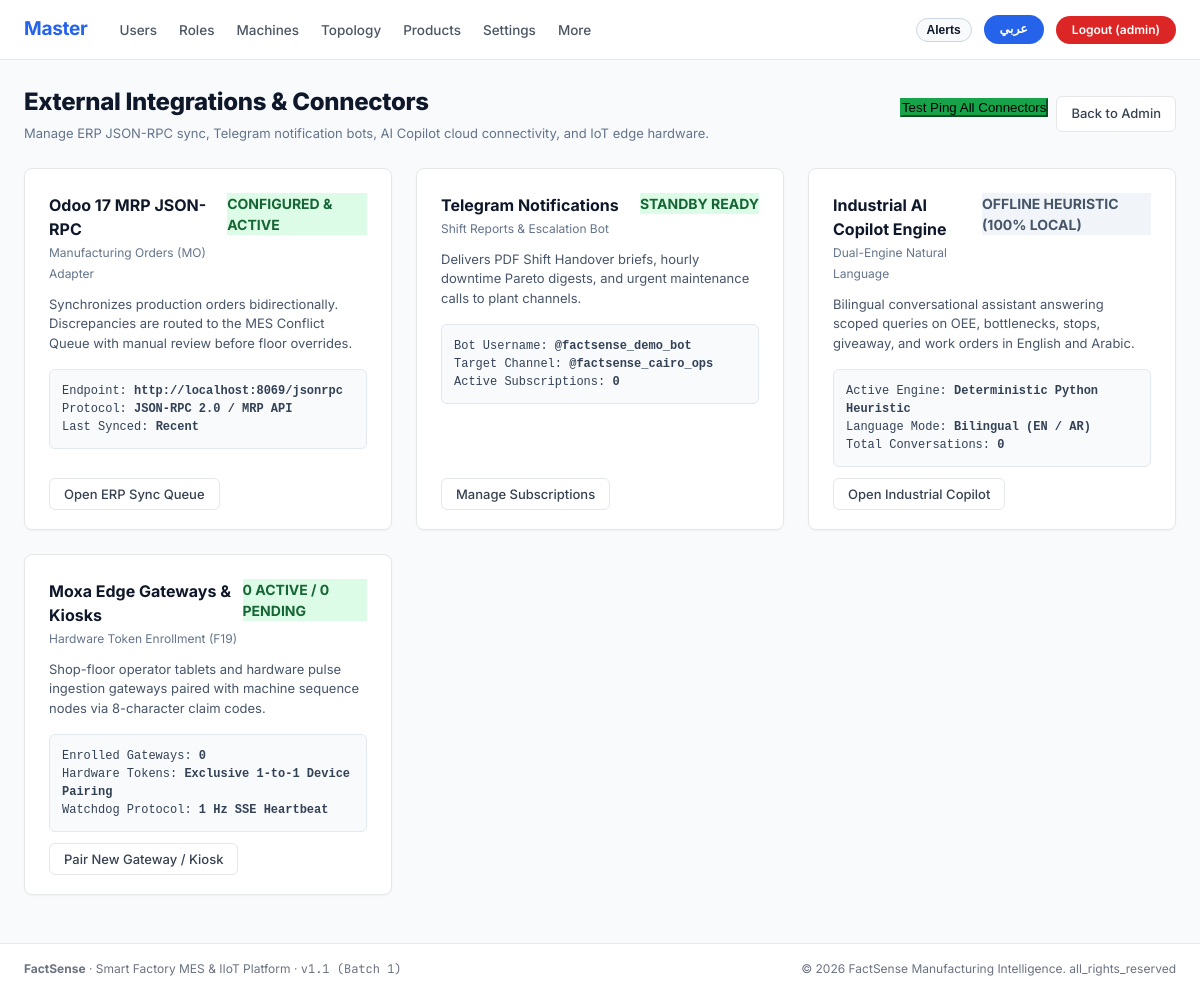
Before: /administration/integrations/ (signed in) with the older database file.
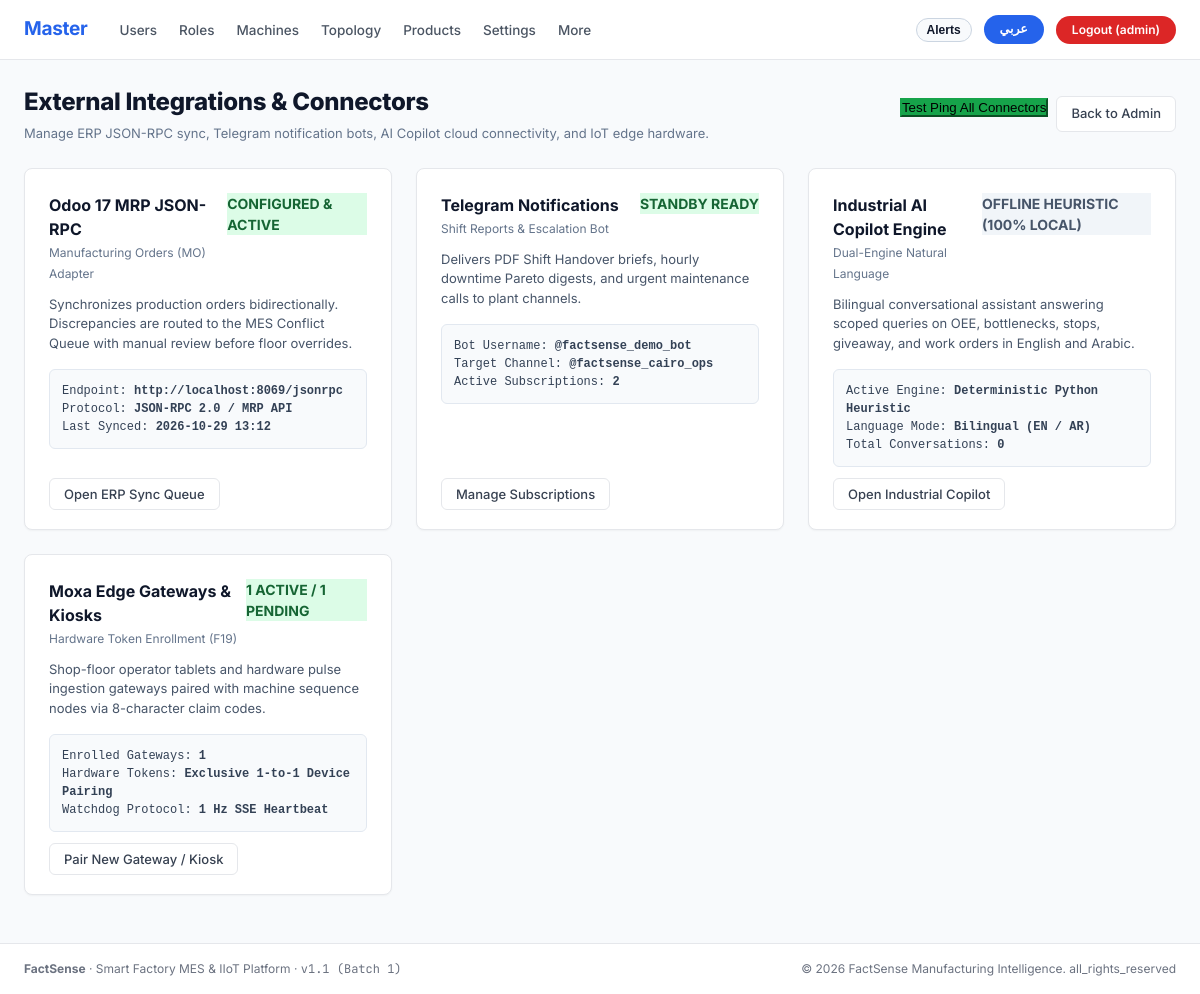
After: the same page with the newer database file.
### apps/planning/models.py (models this page shows, shortened)
class ERPSyncRun(models.Model):
    DIRECTION_CHOICES = [
        ('INBOUND_IMPORT', 'Inbound Import (ERP -> MES)'),
        ('OUTBOUND_EXPORT', 'Outbound Feedback (MES -> ERP)'),
    ]
    STATUS_CHOICES = [
        ('SUCCESS', 'Success'),
        ('PENDING', 'Pending'),
        ('PARTIAL', 'Partial with Conflicts'),
        ('FAILED', 'Failed'),
    ]
    id = models.UUIDField(primary_key=True, default=uuid.uuid4, editable=False)
    run_id = models.CharField(max_length=64, unique=True, db_index=True)
    direction = models.CharField(max_length=20, default='INBOUND_IMPORT', choices=DIRECTION_CHOICES)
    system_source = models.CharField(max_length=50, default='Odoo 17 ERP (MRP)')
    status = models.CharField(max_length=20, default='SUCCESS', choices=STATUS_CHOICES)
    records_total = models.PositiveIntegerField(default=0)
    records_created = models.PositiveIntegerField(default=0)
    records_updated = models.PositiveIntegerField(default=0)
    records_conflicted = models.PositiveIntegerField(default=0)
    retry_count = models.PositiveIntegerField(default=0)
    started_at = models.DateTimeField(auto_now_add=True)
    completed_at = models.DateTimeField(null=True, blank=True)
    triggered_by = models.ForeignKey(
        settings.AUTH_USER_MODEL,
        on_delete=models.SET_NULL,
        null=True,
        blank=True
    )
    log_summary = models.TextField(blank=True)
    class Meta:
        ordering = ['-started_at']

### apps/portal/views.py (the view)
# urls.py: path('administration/integrations/', views.admin_integrations, name='admin_integrations'),
@role_required('admin')
def admin_integrations(request):
    import os
    from apps.masterdata.models import KioskDevice
    from apps.planning.models import ERPSyncRun
    from apps.reports.models import ReportSubscription
    from apps.copilot.models import CopilotChatSession
    last_sync = ERPSyncRun.objects.order_by('-started_at').first()
    subscriptions_count = ReportSubscription.objects.filter(is_active=True).count()
    has_gemini_key = bool(os.environ.get('GEMINI_API_KEY'))
    chat_sessions_count = CopilotChatSession.objects.count()
    active_kiosks = KioskDevice.objects.filter(status='ACTIVE').count()
    pending_kiosks = KioskDevice.objects.filter(status='PENDING').count()
    context = {
        'page_title': 'External Integrations & Connectors',
        'page_title_ar': 'التكامل الخارجي والقنوات البرمجية',
        'last_sync': last_sync,
        'subscriptions_count': subscriptions_count,
        'has_gemini_key': has_gemini_key,
        'chat_sessions_count': chat_sessions_count,
        'active_kiosks': active_kiosks,
        'pending_kiosks': pending_kiosks,
    }
    return render(request, 'portal/admin_integrations.html', context)

### apps/accounts/context_processors.py (called while the page is built)
def branding_context(request):
    return {
        'BRAND_NAME': 'FactSense',
        'BRAND_TAGLINE': 'Smart Factory MES & IIoT Platform',
        'APP_VERSION': 'v1.1 (Batch 1)',
        'CURRENT_YEAR': 2026,
    }

### apps/accounts/navigation.py (called while the page is built)
def get_navigation_for_role(role_code, current_path='', lang='en'):
    items = ROLE_NAV_CONFIG.get(role_code, [])
    primary_links = []
    more_links = []
    for label_key, url_name, is_more in items:
        try:
            url = reverse(url_name)
        except Exception:
            url = f"/{url_name}/"
        label = get_translation(label_key, lang=lang)
        is_active = (current_path == url or (url != '/' and current_path.startswith(url)))
        link_item = {
            'label': label,
            'url_name': url_name,
            'url': url,
            'is_active': is_active,
        }
        if is_more:
            more_links.append(link_item)
        else:
            primary_links.append(link_item)
    return {
        'primary': primary_links,
        'more': more_links,
        'has_more': len(more_links) > 0,
    }

### apps/accounts/translations.py (called while the page is built)
    def __getitem__(self, key):
        return get_translation(key, lang=self.lang)

### templates/portal/admin_integrations.html (shortened to what the changed rows need)
{% extends 'base.html' %}
{% block content %}
<div class="fs-admin-integrations-page" style="max-width: 1200px; margin: 0 auto;">
  <div class="fs-page-header" style="margin-bottom: 24px; display: flex; justify-content: space-between; align-items: center; flex-wrap: wrap; gap: 16px;">
    <div class="fs-page-title-wrap">
      <h1 class="fs-page-title" style="font-size: 24px; font-weight: 800; color: #0F172A; margin: 0;">
        {% if is_rtl %}التكامل الخارجي والقنوات البرمجية (Integrations){% else %}External Integrations &amp; Connectors{% endif %}
      </h1>
    </div>
  </div>
  <div style="display: grid; grid-template-columns: repeat(auto-fit, minmax(350px, 1fr)); gap: 24px; margin-bottom: 24px;">
    <div class="fs-table-card" style="padding: 24px; display: flex; flex-direction: column; justify-content: space-between;">
      <div>
        <div style="background: #F8FAFC; border: 1px solid #E2E8F0; border-radius: 6px; padding: 12px; font-size: 12px; font-family: monospace; color: #334155; margin-bottom: 16px;">
          Endpoint: <strong>http://localhost:8069/jsonrpc</strong><br>
          Protocol: <strong>JSON-RPC 2.0 / MRP API</strong><br>
          Last Synced: <strong>{{ last_sync.started_at|date:"Y-m-d H:i"|default:"Recent" }}</strong>
        </div>
      </div>
    </div>
    <div class="fs-table-card" style="padding: 24px; display: flex; flex-direction: column; justify-content: space-between;">
      <div>
        <div style="background: #F8FAFC; border: 1px solid #E2E8F0; border-radius: 6px; padding: 12px; font-size: 12px; font-family: monospace; color: #334155; margin-bottom: 16px;">
          Bot Username: <strong>@factsense_demo_bot</strong><br>
          Target Channel: <strong>@factsense_cairo_ops</strong><br>
          Active Subscriptions: <strong>{{ subscriptions_count }}</strong>
        </div>
      </div>
    </div>
    <div class="fs-table-card" style="padding: 24px; display: flex; flex-direction: column; justify-content: space-between;">
      <div>
        <div style="display: flex; justify-content: space-between; align-items: flex-start; margin-bottom: 12px;">
          <div>
            <h3 style="font-size: 16px; font-weight: 700; color: #0F172A; margin: 0;">Moxa Edge Gateways &amp; Kiosks</h3>
            <span style="font-size: 12px; color: #64748B;">Hardware Token Enrollment (F19)</span>
          </div>
          <span class="fs-role-tag" style="background: #DCFCE7; color: #166534; font-weight: 700;">
            {{ active_kiosks }} ACTIVE / {{ pending_kiosks }} PENDING
          </span>
        </div>
        <div style="background: #F8FAFC; border: 1px solid #E2E8F0; border-radius: 6px; padding: 12px; font-size: 12px; font-family: monospace; color: #334155; margin-bottom: 16px;">
          Enrolled Gateways: <strong>{{ active_kiosks }}</strong><br>
          Hardware Tokens: <strong>Exclusive 1-to-1 Device Pairing</strong><br>
          Watchdog Protocol: <strong>1 Hz SSE Heartbeat</strong>
        </div>
      </div>
    </div>
  </div>
</div>
{% endblock %}

Changed rows visible on the page:
added ERPSyncRun: started_at "2026-10-29 13:12"
Other visible differences:
{{ subscriptions_count }}: "0" → "2"
{{ active_kiosks }}: "0" → "1"
{{ pending_kiosks }}: "0" → "1"
{{ last_sync.started_at|date:"Y-m-d H:i"|default:"Recent" }}: "Recent" → (not shown)
